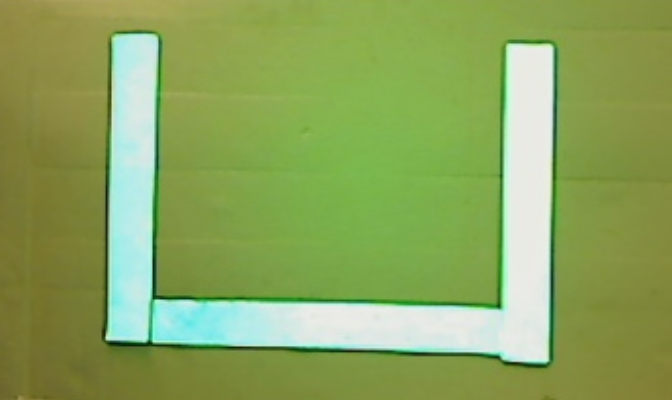
//> input picture test.png, 672 x 400 px
$ ./test test.png   (built with g++ and OpenCV 4)
//> lines starting //> are read from the running program, lines starting //| are printed output that depends on the picture; after the words box and inside, x2 and y2 are one past the last pixel; in counts of white or black regions, pixels touching at a corner belong together
#include <iostream>
#include <vector>
#include <opencv2/opencv.hpp>

std::string path = "/home/agentg010/Pictures/awesomeface.png";

// Global variables to store hue channel of image and the slider values
cv::Mat hue;
int minHue = 0;
int maxHue = 0;

// Do all the image processing everytime the slider value updates
void imageProcess(int, void* nop)
{
    // Perform upper bound and lower bound thresholding
    cv::Mat threshLow;
    cv::Mat threshHigh;
    cv::threshold(hue, threshLow, minHue, 255, cv::THRESH_BINARY);
    cv::threshold(hue, threshHigh, maxHue, 255, cv::THRESH_BINARY_INV);
    // Bitwise AND the upper and lower bounds for final image
    cv::Mat threshed = threshLow & threshHigh;

    cv::imshow("threshLow", threshLow);
    cv::imshow("threshHigh", threshHigh);
    cv::imshow("Thresholded", threshed);
}

int main(int argc, char* argv[])
{
    if(argc != 2)
    {
        std::cout << "Usage: " << argv[0] << " <imgpath>\n";
        return 1;
    }

    // Blur the image a little bit to smooth out imperfections
    cv::Mat img = cv::imread(argv[1]);
//> img is the input picture: 400 rows x 672 cols, CV_8UC3; mean B, G, R 92.5, 164.6, 138.9
    cv::GaussianBlur(img, img, cv::Size(3, 3), 0);

    cv::imshow("Full", img);

    // Convert image to HSV color model
    cv::Mat cvted;
    cv::cvtColor(img, cvted, CV_BGR2HSV);
//> cvted: 400 rows x 672 cols, CV_8UC3; mean H, S, V 43.3, 125.8, 164.8

    // Grab the Hue channel only
    std::vector<cv::Mat> separated(3);
    cv::split(cvted, separated);
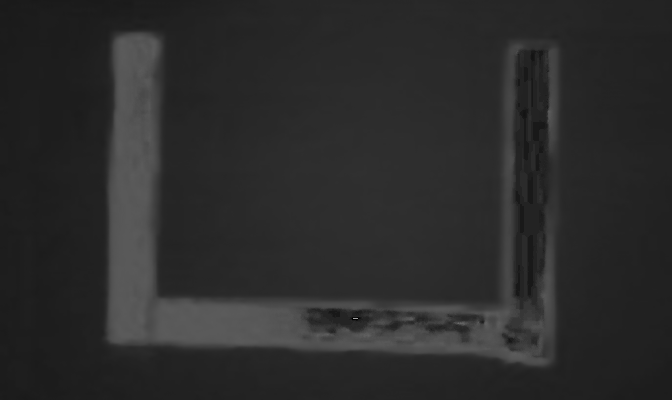
//> separated[0]: 400 rows x 672 cols, CV_8UC1; min 0, max 165, mean 43.3
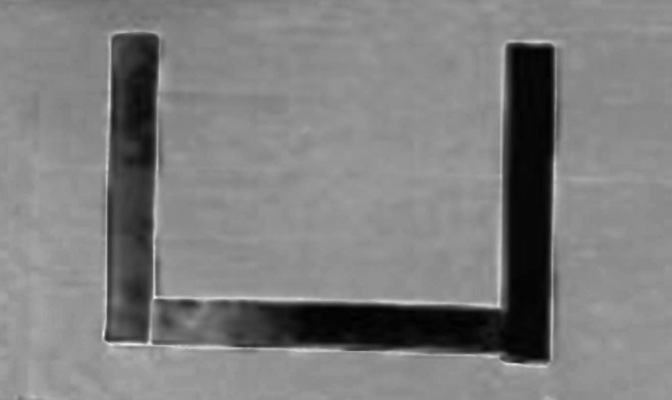
//> separated[1]: 400 rows x 672 cols, CV_8UC1; min 1, max 237, mean 125.8
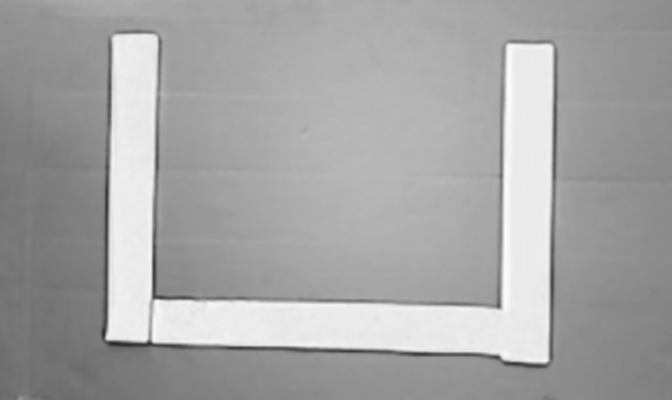
//> separated[2]: 400 rows x 672 cols, CV_8UC1; min 42, max 253, mean 164.8
    hue = separated.at(0).clone();

    // Window stuff
    cv::namedWindow("Thresholded", cv::WINDOW_NORMAL);

    cv::createTrackbar("hueMin", "Thresholded", &minHue, 360, imageProcess);
    cv::createTrackbar("hueMax", "Thresholded", &maxHue, 360, imageProcess);

    // Do the image processing once initially
    imageProcess(1, NULL);
//> in imageProcess, `cv::threshold(hue, threshLow, minHue, 255, cv::THRESH_BINARY);`:
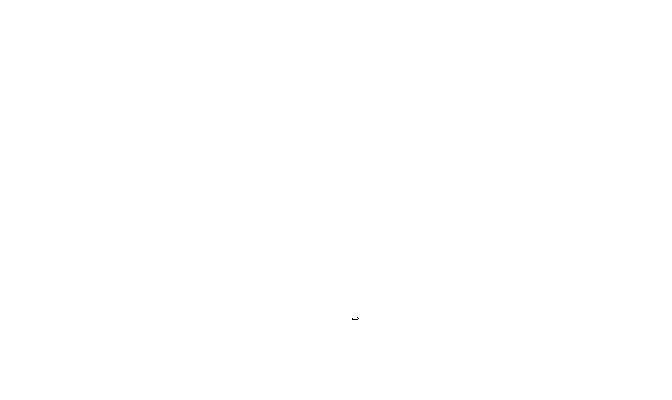
//> threshLow: 400 rows x 672 cols, CV_8UC1; 100% white; black in thin lines or dots, all inside (x1, y1, x2, y2) = (352, 317, 359, 320)
//> in imageProcess, `cv::Mat threshed = threshLow & threshHigh;`: threshed: 400 rows x 672 cols, CV_8UC1; every value is 0

    cv::waitKey(0);

    return 0;
}
